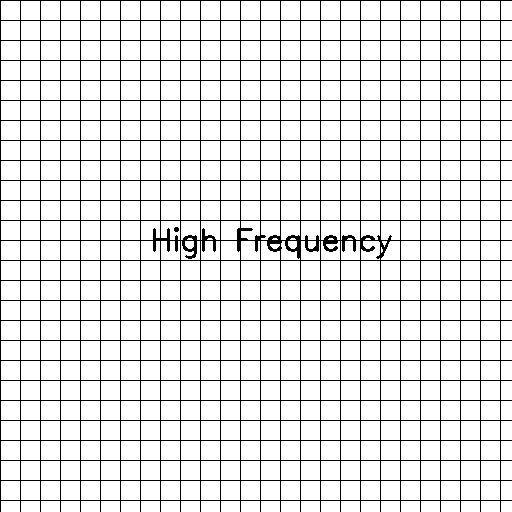
#> input picture high_frequency.jpg, 512 x 512 px, given as the content of the folder test_images, which was not available
$ python image_low_pass_filter.py
#> lines starting #> are read from the running program, lines starting #| are printed output that depends on the picture; pictures that were not available may be replaced by others from this repository, and a replacement may not be noted
import numpy as np
import matplotlib.pyplot as plt
from scipy import fftpack
import cv2
from pathlib import Path
import logging
from typing import Tuple, Optional
from glob import glob

# Настройка логирования
logging.basicConfig(level=logging.INFO, format='%(asctime)s - %(levelname)s - %(message)s')
logger = logging.getLogger(__name__)

class ImageFilter:
    def __init__(self, cutoff_frequency: float = 0.1):
        """
        Инициализация фильтра изображения

        Args:
            cutoff_frequency (float): Частота среза (0 до 1)
        """
#> called with cutoff_frequency = 0.1
        self.cutoff_frequency = cutoff_frequency
        self.output_dir = Path('output')
        self.output_dir.mkdir(exist_ok=True)

        # Создаем поддиректории для разных типов выходных файлов
        self.filtered_dir = self.output_dir / 'filtered'
        self.spectrum_dir = self.output_dir / 'spectrum'
        self.analysis_dir = self.output_dir / 'analysis'

        for dir_path in [self.filtered_dir, self.spectrum_dir, self.analysis_dir]:
            dir_path.mkdir(exist_ok=True)
#> in process_image, image is the input picture: shape (512, 512, 3); min 0, max 255, mean 228.2

    def _create_frequency_mask(self, shape: Tuple[int, int]) -> np.ndarray:
        """Создает частотную маску для фильтра"""
        rows, cols = shape
        crow, ccol = rows // 2, cols // 2

        y, x = np.ogrid[-crow:rows-crow, -ccol:cols-ccol]
        d = np.sqrt(x*x + y*y)
        d_normalized = d / np.sqrt(crow**2 + ccol**2)

        return (d_normalized < self.cutoff_frequency).astype(float)

    def apply_filter(self, image: np.ndarray, preserve_color: bool = True) -> np.ndarray:
        """
        Применяет низкочастотный фильтр к изображению

        Args:
            image: Входное изображение
            preserve_color: Сохранять ли цвета изображения

        Returns:
            np.ndarray: Отфильтрованное изображение
        """
#> called with preserve_color = True
        if preserve_color and len(image.shape) == 3:
            # Обработка каждого цветового канала отдельно
            result = np.zeros_like(image)
            for i in range(3):
                channel = image[:, :, i]
                result[:, :, i] = self._filter_channel(channel)
#> this loop made 3 passes
#> pass 1, in _filter_channel, `img_filtered = np.abs(img_filtered)`:
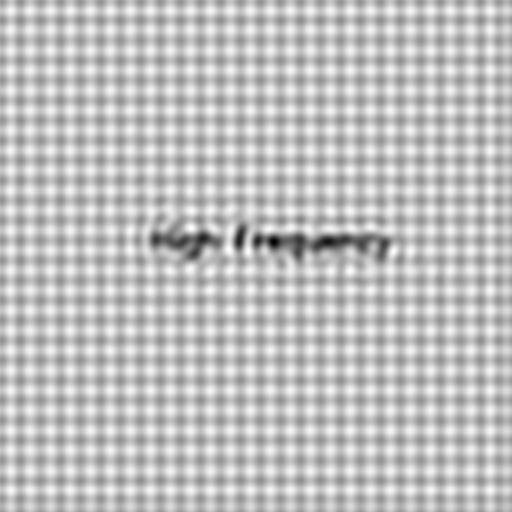
#> img_filtered: shape (512, 512) float64; min 35.87, max 291.7, mean 228.2; drawn with min black and max white
            return result
        else:
            # Обработка в градациях серого
            if len(image.shape) == 3:
                image = cv2.cvtColor(image, cv2.COLOR_BGR2GRAY)
            return self._filter_channel(image)

    def _filter_channel(self, channel: np.ndarray) -> np.ndarray:
        """Применяет фильтр к одному каналу изображения"""
        f_transform = fftpack.fft2(channel.astype(float))
        f_shift = fftpack.fftshift(f_transform)

        mask = self._create_frequency_mask(channel.shape)
        f_filtered = f_shift * mask

        f_ishift = fftpack.ifftshift(f_filtered)
        img_filtered = fftpack.ifft2(f_ishift)
        img_filtered = np.abs(img_filtered)

        # Нормализация
        img_filtered = ((img_filtered - np.min(img_filtered)) /
                       (np.max(img_filtered) - np.min(img_filtered)) * 255)

        return img_filtered.astype(np.uint8)

    def visualize_spectrum(self, f_shift: np.ndarray) -> np.ndarray:
        """Визуализирует спектр частот"""
        magnitude_spectrum = 20 * np.log(np.abs(f_shift) + 1)
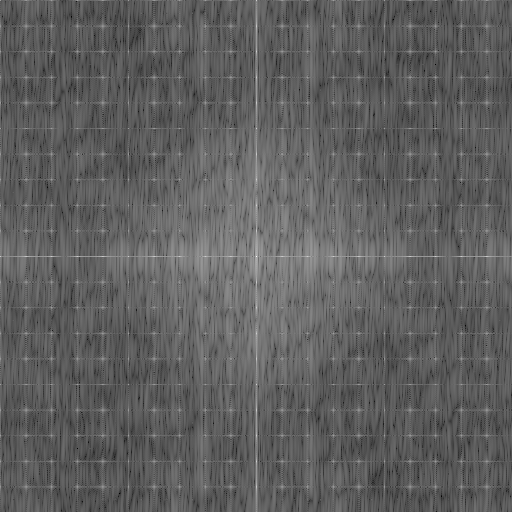
#> magnitude_spectrum: shape (512, 512) float64; min 48.39, max 358.1, mean 164.1; drawn with min black and max white
        magnitude_spectrum = np.asarray(magnitude_spectrum, dtype=np.uint8)
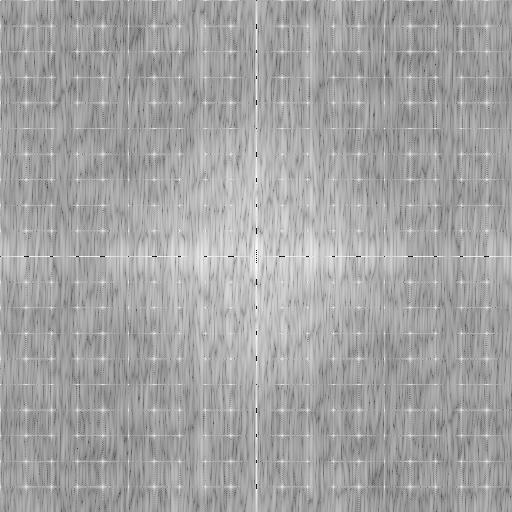
#> magnitude_spectrum: shape (512, 512); min 0, max 255, mean 163.5
        return cv2.normalize(magnitude_spectrum, None, 0, 255, cv2.NORM_MINMAX)

    def process_image(self, image_path: str, save_results: bool = True) -> None:
        """Обрабатывает изображение и визуализирует результаты"""
        try:
            # Загрузка изображения
            image = cv2.imread(str(image_path))
            if image is None:
                raise ValueError(f"Не удалось загрузить изображение: {image_path}")

            # Применение фильтра с сохранением цвета
            filtered_image = self.apply_filter(image, preserve_color=True)

            # Получение спектра частот
            gray_image = cv2.cvtColor(image, cv2.COLOR_BGR2GRAY)
            f_transform = fftpack.fft2(gray_image.astype(float))
            f_shift = fftpack.fftshift(f_transform)
            spectrum = self.visualize_spectrum(f_shift)

            # Визуализация
            plt.figure(figsize=(15, 5))

            # Оригинальное изображение
            plt.subplot(131)
            plt.imshow(cv2.cvtColor(image, cv2.COLOR_BGR2RGB))
            plt.title('Оригинальное изображение')
            plt.axis('off')

            # Спектр частот
            plt.subplot(132)
            plt.imshow(spectrum, cmap='gray')
            plt.title('Спектр частот')
            plt.axis('off')

            # Отфильтрованное изображение
            plt.subplot(133)
            plt.imshow(cv2.cvtColor(filtered_image, cv2.COLOR_BGR2RGB))
            plt.title(f'Отфильтрованное изображение\n(частота среза = {self.cutoff_frequency})')
            plt.axis('off')

            plt.tight_layout()

            if save_results:
                output_base = Path(image_path).stem
                # Сохранение результатов в соответствующие директории
                plt.savefig(self.analysis_dir / f'{output_base}_analysis.png')
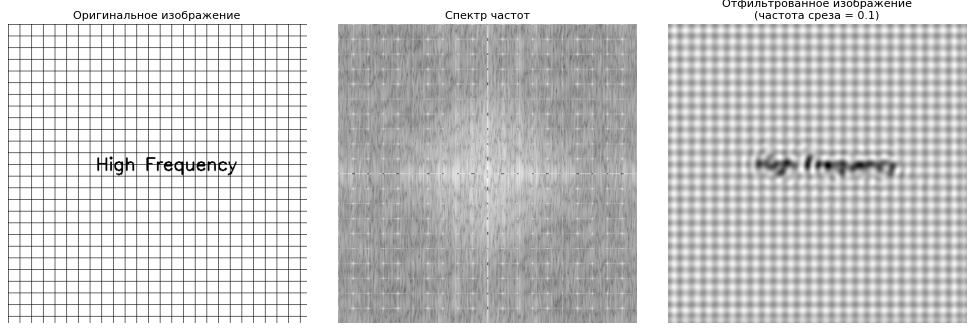
#> figure drawn by matplotlib, 3 panels
                cv2.imwrite(str(self.filtered_dir / f'{output_base}_filtered.jpg'), filtered_image)
                cv2.imwrite(str(self.spectrum_dir / f'{output_base}_spectrum.jpg'), spectrum)

            plt.show()
            logger.info(f"Успешно обработано изображение: {image_path}")

        except Exception as e:
            logger.error(f"Ошибка при обработке {image_path}: {str(e)}")

def process_all_images(cutoff_frequency: float = 0.1):
    """
    Обрабатывает все изображения в директории test_images

    Args:
        cutoff_frequency: Частота среза фильтра
    """
    image_filter = ImageFilter(cutoff_frequency=cutoff_frequency)

    # Получаем список всех изображений в директории test_images
    test_images_dir = Path('test_images')
    image_patterns = ['*.jpg', '*.jpeg', '*.png', '*.bmp']

    image_files = []
    for pattern in image_patterns:
        image_files.extend(test_images_dir.glob(pattern))

    if not image_files:
        logger.warning("Изображения не найдены в директории test_images")
        return

    logger.info(f"Найдено {len(image_files)} изображений для обработки")

    # Обработка каждого изображения
    for image_path in image_files:
        logger.info(f"Обработка изображения: {image_path}")
        image_filter.process_image(image_path)

def main():
    # Задаем частоту среза
    cutoff_frequency = 0.1

    try:
        process_all_images(cutoff_frequency)
        logger.info("Обработка всех изображений завершена успешно")
    except Exception as e:
        logger.error(f"Произошла ошибка при обработке изображений: {str(e)}")

if __name__ == "__main__":
    main()
